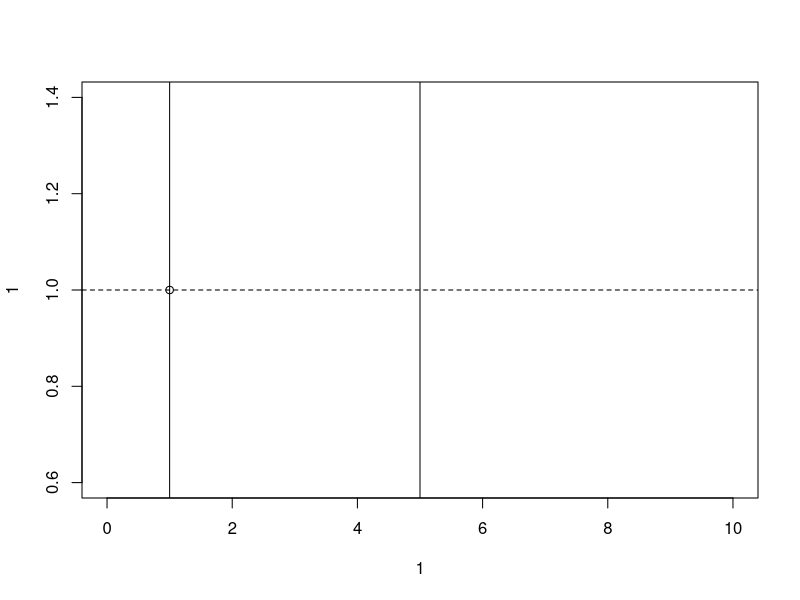

This figure's R source:
# Plot a horizontal/ vertical line

plot(1, # x-axis
     1, # y-axis
     xlim = c(0,10)) 

# horizontal
abline(h = 1, lty = 2)

# vertical
abline(v = 1, lty = 1)

abline(v = 5)
